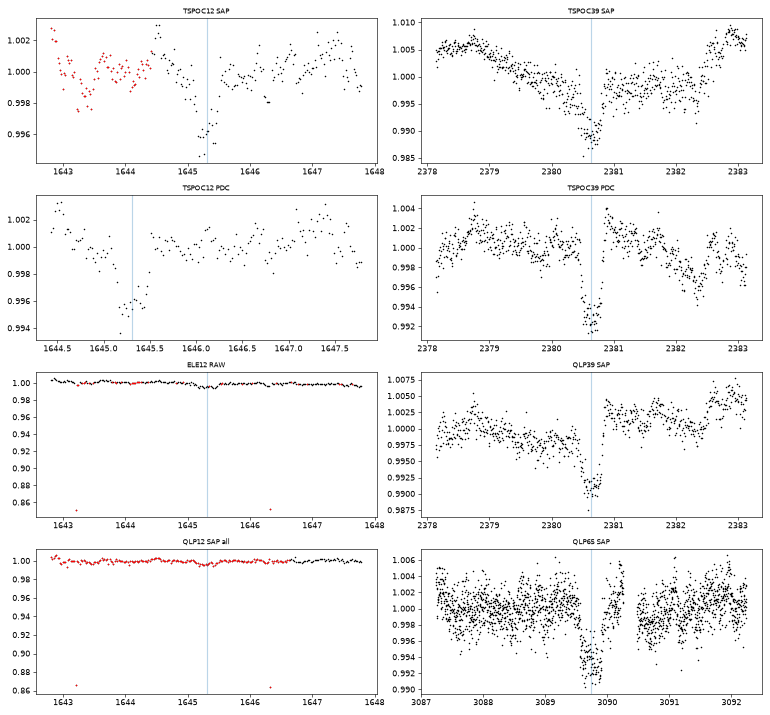

Python code for this plot:
"""Wide look (+-2.5 d) at B events in TSPOC s12/s39 (SAP and PDCSAP), ELE s12, QLP s39/s65; box depth (|dt|<0.12 d, flat part)
vs linear baseline on 0.35<|dt|<1.0 d. -> bdepth.png, prints depths. python bdepth.py"""
import numpy as np, matplotlib; matplotlib.use('Agg'); import matplotlib.pyplot as plt
from astropy.io import fits
D = '[local path omitted]'; V = D + 'vet255077215/'
J = [('TSPOC12 SAP', V + 'hlsp_tess-spoc_tess_phot_0000000255077215-s0012_tess_v1_lc.fits', 'SAP_FLUX', 1645.303, True),
     ('TSPOC12 PDC', V + 'hlsp_tess-spoc_tess_phot_0000000255077215-s0012_tess_v1_lc.fits', 'PDCSAP_FLUX', 1645.303, True),
     ('ELE12 RAW', V + 'hlsp_gsfc-eleanor-lite_tess_ffi_s0012-0000000255077215_tess_v1.0_lc.fits', 'RAW_FLUX', 1645.303, True),
     ('QLP12 SAP all', D + '255077215_s012.fits', 'SAP_FLUX', 1645.303, True),
     ('TSPOC39 SAP', V + 'hlsp_tess-spoc_tess_phot_0000000255077215-s0039_tess_v1_lc.fits', 'SAP_FLUX', 2380.638, False),
     ('TSPOC39 PDC', V + 'hlsp_tess-spoc_tess_phot_0000000255077215-s0039_tess_v1_lc.fits', 'PDCSAP_FLUX', 2380.638, False),
     ('QLP39 SAP', D + '255077215_s039.fits', 'SAP_FLUX', 2380.638, False),
     ('QLP65 SAP', D + '255077215_s065.fits', 'SAP_FLUX', 3089.74, False)]
fig, ax = plt.subplots(4, 2, figsize=(14, 13)); ax = ax.T.ravel()
for a, (lab, fn, col, tc, allq) in zip(ax, J):
    d = fits.open(fn)[1].data; t = np.array(d['TIME'], float); f = np.array(d[col], float); q = np.array(d['QUALITY'], int)
    ok = np.isfinite(t) & np.isfinite(f) & (np.abs(t - tc) < 2.5)
    if not allq: ok &= q == 0
    t, f, q = t[ok], f[ok] / np.nanmedian(f[ok]), q[ok]
    o = (np.abs(t - tc) > 0.35) & (np.abs(t - tc) < 1.0); c = np.polyfit(t[o] - tc, f[o], 1); r = f / np.polyval(c, t - tc) - 1
    inn = np.abs(t - tc) < 0.12
    print(f'{lab:14s} box depth {-np.median(r[inn])*100:.3f}% (n {inn.sum()}, flagged in box {(q[inn]!=0).sum()}), out rms {np.std(r[o])*1e6:.0f} ppm')
    a.plot(t, f, 'k.', ms=2); a.plot(t[q != 0], f[q != 0], 'r.', ms=2); a.axvline(tc, alpha=.3); a.set_title(lab, fontsize=9)
plt.tight_layout(); plt.savefig('bdepth.png', dpi=55)
